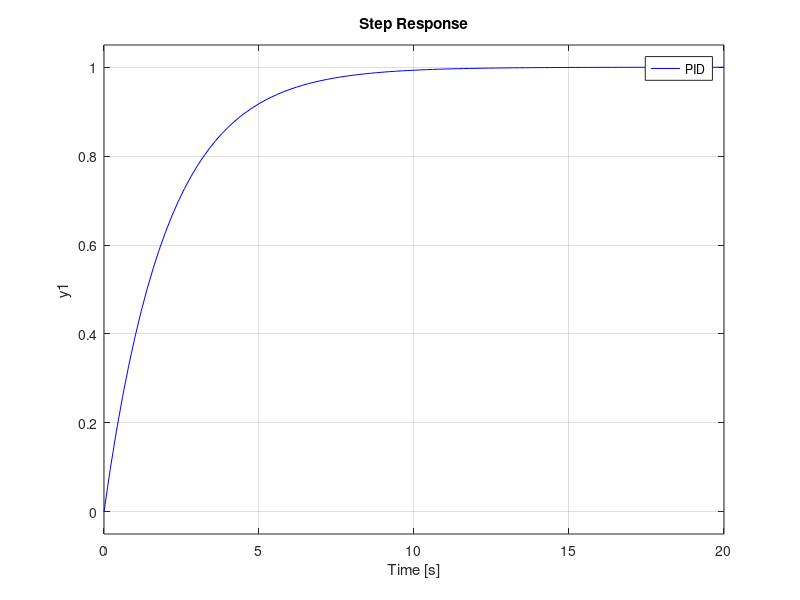
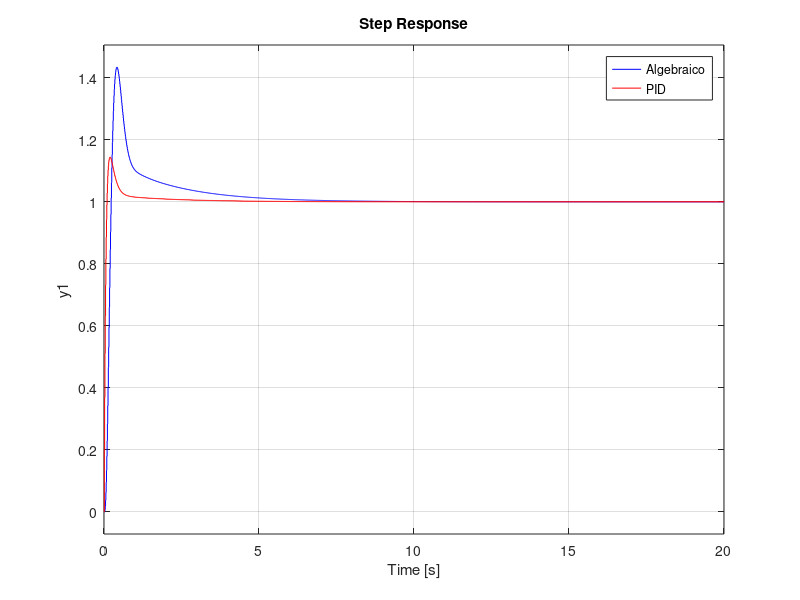
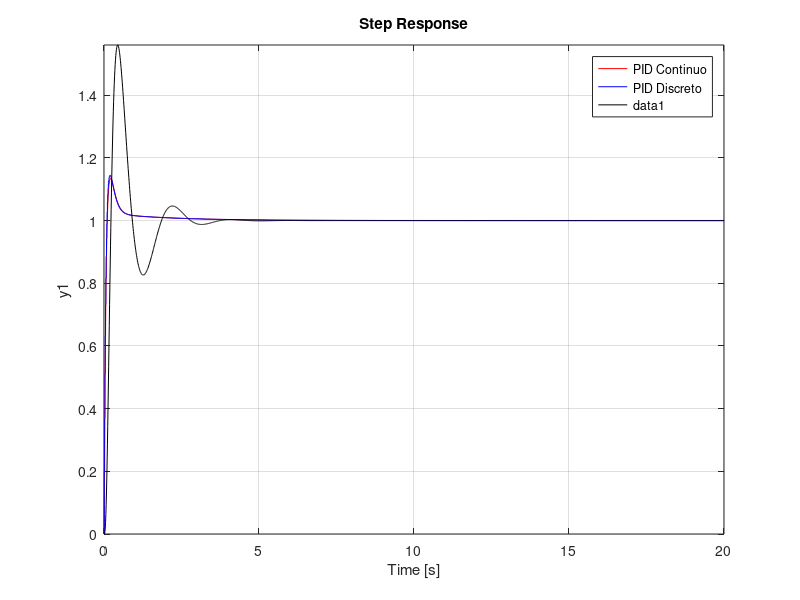

These figures' MATLAB source, in order:
clc
close all
clear

%------proceso------
g=tf(25,[1 1 -2]);

%-----deseado-------
hd=tf(1,[2 1]) % sistema que se estabiliza a los 8 segundos
%-----controlador pid----
Kp=4.48;
Td=0.1741;
Ti=2.24;
gc=tf([Kp*Ti*Td Kp*Ti Kp],[Ti 0]);

sis_ol=g*gc;
sis_cl=feedback(sis_ol,1);
step(sis_cl,'k')

%-----controlador algebraico sin error----
q2=151.8;
q1=526.64;
q0=200;
p2=1;
p1=39;
p0=583;
g_ca=tf([q2 q1 q0],[p2 p1 p0 0]);
sis_ol=g*g_ca;
sis_cl_=feedback(sis_ol,1);
hold
step(sis_cl_,'r')
step(hd,'b')
legend('PID','Algebraico','deseado')

%-------discretización------
Ts=0.1;  %Tm=0.5
Tm=Ts/10;
gcd=c2d(gc,Tm,'tustin');
gcda=c2d(g_ca,Tm);
gd=c2d(g,Tm,'zoh');

siscld=feedback(gcda*gd,1);
figure
step(siscld,'b')
hold on
siscld_=feedback(gcd*gd,1);
step(siscld_,'r')
legend('Algebraico','PID')

figure
subplot(1,2,1)
step(sis_cl_,'r')
hold on
step(siscld,'b')
legend('Algebraico Continuo','Alg. Discreto')

subplot(1,2,2)
step(sis_cl,'r')
hold on
step(siscld_,'b')
legend('PID Continuo','PID Discreto')
t=0:Tm:20;
%accion de control u(k)
 uk = 0;
%accion de control pasada u(k-1)
 uk1 = 0;
%accion de control pasada u(k-2)
 uk2 = 0;
%accion de control pasada u(k-3)
 uk3 = 0;
%erro actual e(k)
 ek = 0;
%error pasado e(k-1)
 ek1 = 0;
%error pasado e(k-2)
 ek2 = 0;
%error pasado e(k-3)
 ek3 = 0;

%salida de la planta y(k)
 yk = 0;
 yk1= 0;
 yk2= 0;
 
 %-----parametros del controlador-------
 a = 1.268;
 b =-2.492;
 c = 1.225;
 d = -2.629;
 e = 2.306;
 f = -0.6771;
 
 rk =1;
for i=1:length(t)
  yk = 0.001246*uk1 + 0.001242*uk2+1.99*yk1-0.99*yk2; %zoh Tm=0.1
  y_k(i) = yk;
  ek = rk - yk;
  %---------calcular acción de control---
  
  uk= a*ek1+b*ek2+c*ek3-d*uk1-e*uk2-f*uk3;
%   uk=round(uk,10);  
  %---------actualizo valores-----------
  uk3=uk2;
  uk2=uk1;
  uk1 = uk;
  ek3 = ek2;
  ek2 = ek1;
  ek1 = ek;
  yk2=yk1;
  yk1=yk;
end

hold on
plot(t,y_k,'k')
ylim([0,max(y_k)])
